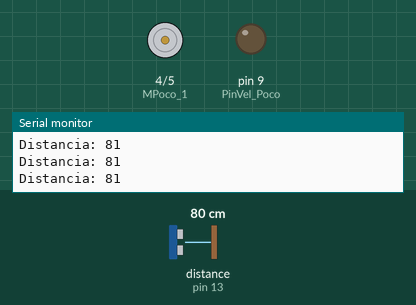
Recording of a sketch running on a simulated Arduino Uno, built with avr-gcc and run on an emulated ATmega328P. Shown: motor-driver pin pairs drawn as motors (green arrow = first pin HIGH = forward, orange = second pin HIGH = backward, longer = more drive), output pins drawn as LEDs (lit = HIGH), the last lines printed to the serial monitor. Wiring (inferred from the names in the program): ultrasonic range finder: trigger pin 11; echo pin 13. The inputs (shaded band) are chosen by the test bench; at power-on: distance to the obstacle (sensor on pin 13) 80 cm. The echo pulse lasts 58.3 µs per cm; pins used as bus, display or sensor lines are not drawn.

Above: at 1.2 s.
1.3 s: distance to the obstacle (sensor on pin 13) set to 12 cm
2.8 s: distance to the obstacle (sensor on pin 13) set to 9 cm
At 3.7 s:
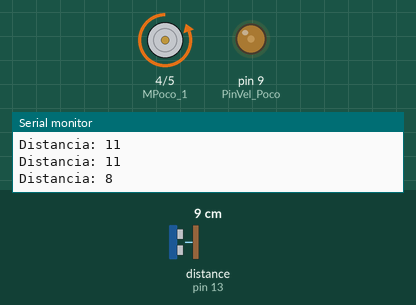
5.8 s: distance to the obstacle (sensor on pin 13) set to 18 cm
At 8.1 s:
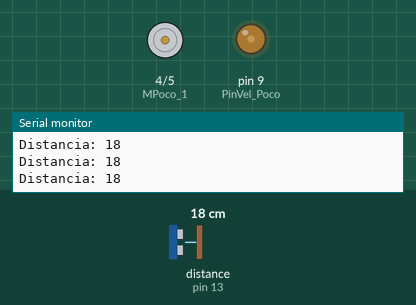
8.5 s: distance to the obstacle (sensor on pin 13) set to 2 cm
At 9.9 s:
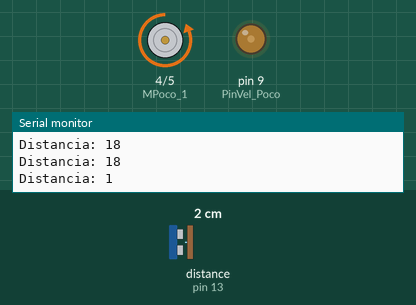
Timing chart, 0 to 12.4 s (numbered marks = the images above; inputs shaded):
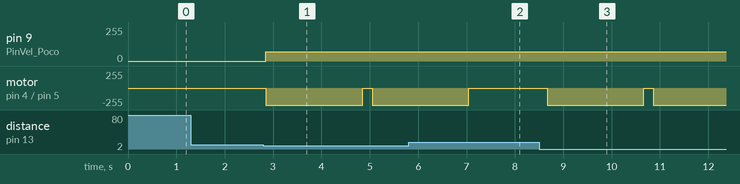

The sketch:

Poco.ino
```cpp
int Trig = 11;
int Echo = 13;
long duracao;
long dist;
#define MPoco_1 4
#define MPoco_2 5
#define PinVel_Poco 9
void setup() {
  pinMode(Trig, OUTPUT);
  pinMode(Echo, INPUT);
  pinMode(MPoco_1, OUTPUT);
  pinMode(MPoco_2, OUTPUT);
  pinMode(PinVel_Poco, OUTPUT);
  Serial.begin(9600);
}

void loop() {
  // Envia pulso ultrassônico
  digitalWrite(Trig, LOW);
  delayMicroseconds(2);
  digitalWrite(Trig, HIGH);
  delayMicroseconds(10);
  digitalWrite(Trig, LOW);

  // Calcula a duração do eco
  duracao = pulseIn(Echo, HIGH);
  dist = duracao / 57.2;  // Conversão para cm

  // Mostra no monitor serial
  Serial.print("Distancia: ");
  Serial.println(dist);

  // Controle do LED baseado na distância
  if (dist < 10) {
    AcionarPoco('D', 70, 2000);
  } else {
    PararMotores();
  }

  delay(200);
}

void AcionarPoco(char dir, int vel, int seg){
  if (dir == 'E'){
    digitalWrite(MPoco_1, HIGH);
    digitalWrite(MPoco_2, LOW);
    analogWrite(PinVel_Poco, vel);
    delay(seg);
    digitalWrite(MPoco_1, LOW);
    digitalWrite(MPoco_2, LOW);
  }
  else if (dir == 'D'){
    digitalWrite(MPoco_1, LOW);
    digitalWrite(MPoco_2, HIGH);
    analogWrite(PinVel_Poco, vel);
    delay(seg);
    digitalWrite(MPoco_1, LOW);
    digitalWrite(MPoco_2, LOW);
  }
}

void PararMotores(){
  digitalWrite(MPoco_1, LOW);
  digitalWrite(MPoco_2, LOW);
}
```

Measured:
- the behaviour switches between 11 and 10 cm on distance to the obstacle (sensor on pin 13) (found by bisection; images 0 and 1)
- after the input at 2.8 s, pin 9 (PinVel_Poco): 0/255 → 70/255 after 0.05 s; motor on pin 4 (MPoco_1) / pin 5 (MPoco_2): stopped → backward 255/255 after 0.05 s, → stopped 2.0 s later, → backward 255/255 0.20 s later
- after the input at 5.8 s, motor on pin 4 (MPoco_1) / pin 5 (MPoco_2): goes on until 7.1 s, then stays stopped
- after the input at 8.5 s, motor on pin 4 (MPoco_1) / pin 5 (MPoco_2): stopped → backward 255/255 after 0.16 s, → stopped 2.0 s later, → backward 255/255 0.20 s later
